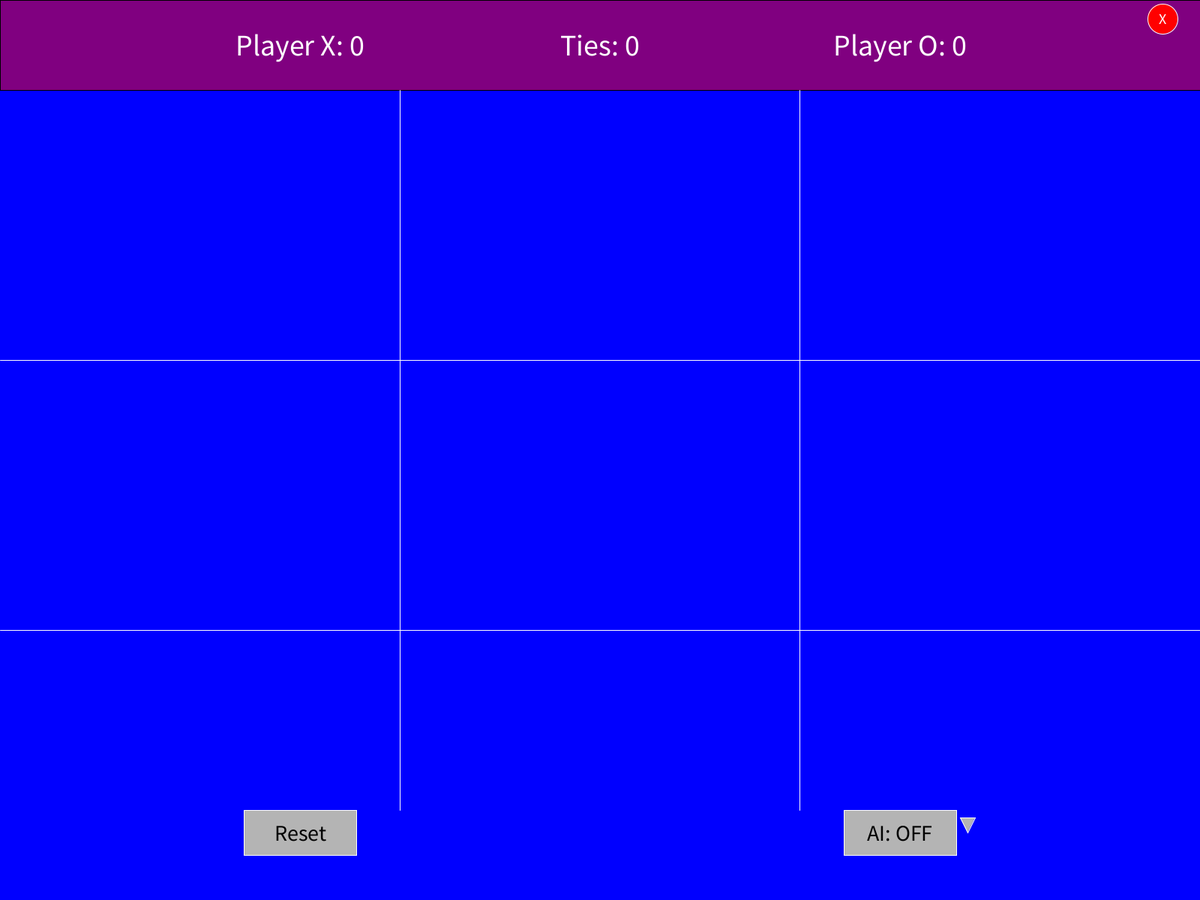
Frame 1 (no input)
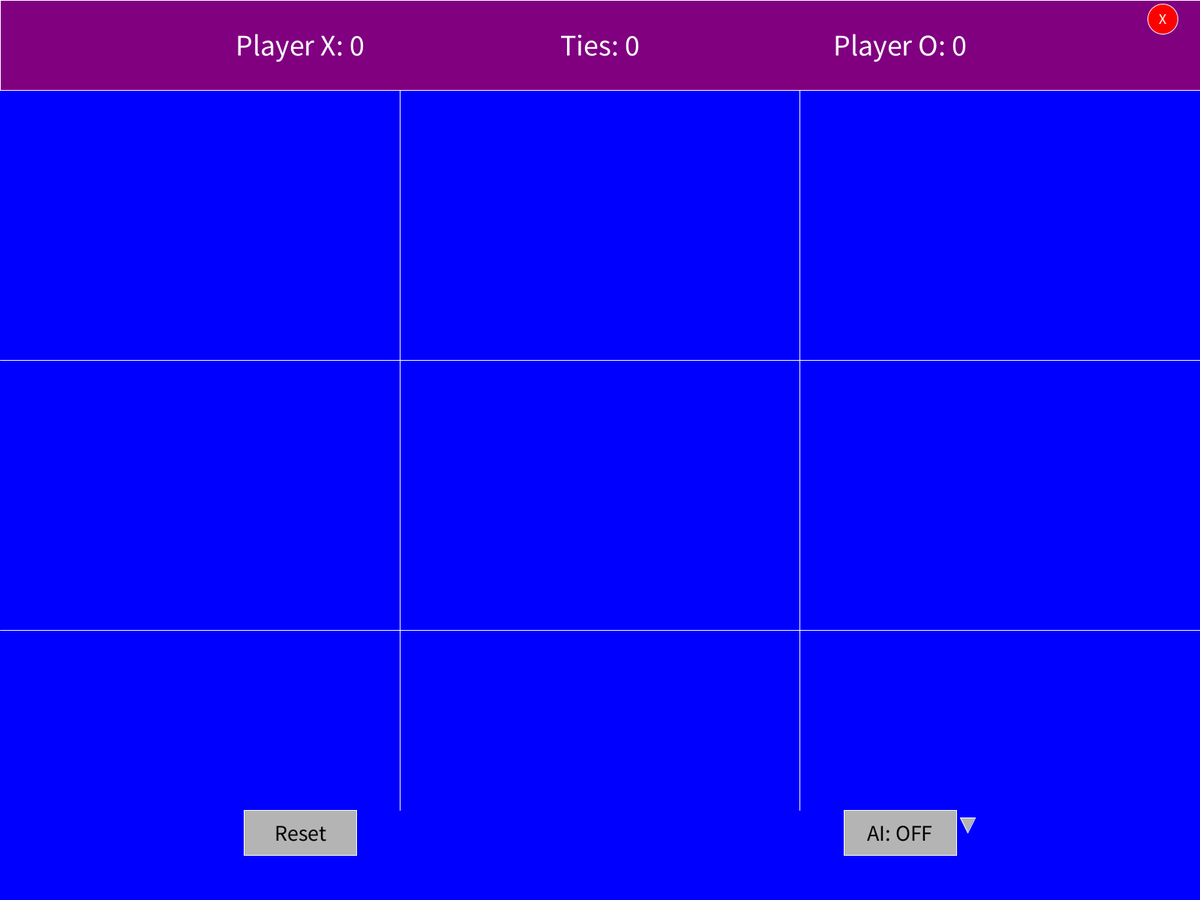
Frame 60 (the mouse pressed at the canvas centre just before this capture)
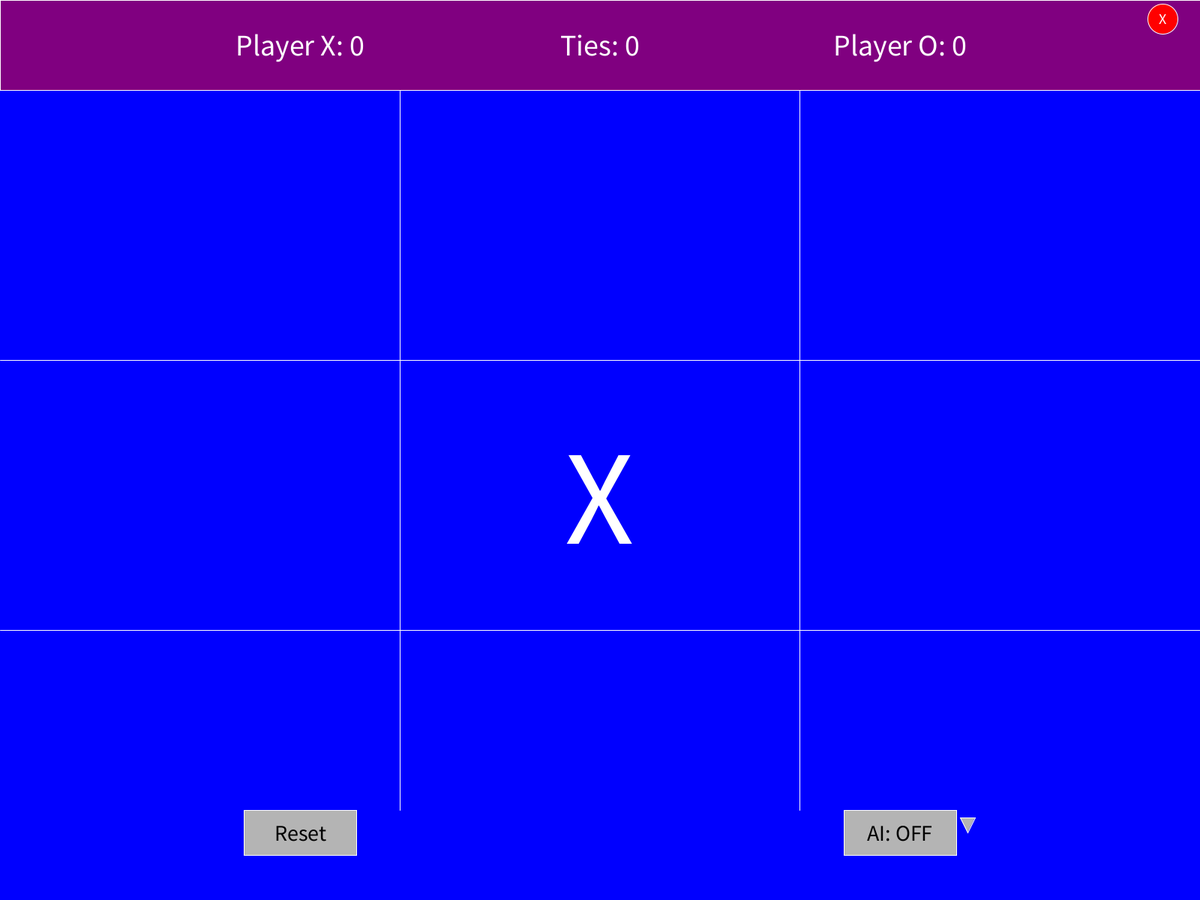
Frame 120 (the mouse held since frame 60 and released just before this capture)

The Processing sketch that drew these frames (run headless with seeded random() and noise(); from frame 60 on, the mouse is pressed at the canvas centre):

// Processing sketch: tic_tac
// ── tic_tac.pde
String[] board = {"", "", "", "", "", "", "", "", ""}; // Empty board
int currentPlayer = 1; // 1 = X, 2 = O
boolean gameOver = false;

// Score variables
int scoreX = 0;
int scoreO = 0;
int tieCount = 0;

// AI mode flag
boolean playAgainstAI = false; // Flag to toggle AI mode
String aiDifficulty = "Normal"; // Default AI difficulty
boolean showDifficultyMenu = false; // Flag to show the difficulty dropdown menu

void setup() {
  fullScreen(); // Opens the sketch in full-screen mode
  textAlign(CENTER, CENTER);
  textSize(32);
}

void draw() {
  background(0, 0, 255); // Blue background for the main game

  // Draw the scoreboard box
  fill(128, 0, 128); // Purple color for the scoreboard
  rect(0, 0, width, displayHeight / 10); // Scoreboard area at the top
  fill(255); // White text color for the scores
  textSize(40); // Larger text size for the scoreboard
  text("Player X: " + scoreX, width / 4, displayHeight / 20);
  text("Ties: " + tieCount, width / 2, displayHeight / 20);
  text("Player O: " + scoreO, 3 * width / 4, displayHeight / 20);

  // Draw the grid
  stroke(255); // White grid lines
  for (int i = 1; i < 3; i++) {
    line(i * width / 3, displayHeight / 10, i * width / 3, height - displayHeight / 10); // Vertical lines
    line(0, i * (height - displayHeight / 10) / 3 + displayHeight / 10, width, i * (height - displayHeight / 10) / 3 + displayHeight / 10); // Horizontal lines
  }

  // Draw the board
  fill(255); // White color for X and O
  textSize((height - displayHeight / 10) / 6); // Increase text size for X and O
  for (int i = 0; i < 9; i++) {
    float x = (i % 3) * width / 3 + width / 6;
    float y = (i / 3) * (height - displayHeight / 10) / 3 + displayHeight / 10 + (height - displayHeight / 10) / 6;
    if (board[i].equals("X")) {
      text("X", x, y);
    } else if (board[i].equals("O")) {
      text("O", x, y);
    }
  }

  // Draw the reset button
  fill(180);
  rect(width / 4 - 75, height - displayHeight / 10, 150, displayHeight / 20); // Button rectangle
  fill(0);
  textSize(30); // Larger text size for button text
  text("Reset", width / 4, height - displayHeight / 10 + displayHeight / 40); // Center text vertically

  // Draw the AI toggle button
  fill(180);
  rect(3 * width / 4 - 75, height - displayHeight / 10, 150, displayHeight / 20); // Button rectangle
  fill(0);
  textSize(30);
  text(playAgainstAI ? "AI: ON" : "AI: OFF", 3 * width / 4, height - displayHeight / 10 + displayHeight / 40); // Toggle AI mode text

  // Draw the dropdown arrow
  fill(180);
  triangle(3 * width / 4 + 80, height - displayHeight / 10 + 10, 3 * width / 4 + 100, height - displayHeight / 10 + 10, 3 * width / 4 + 90, height - displayHeight / 10 + 30); // Arrow shape

  // Draw the dropdown menu if active
  if (showDifficultyMenu) {
    fill(180);
    rect(3 * width / 4 - 75, height - displayHeight / 10 - 60, 150, 60); // Dropdown menu background
    fill(255);
    textSize(20);
    text("Easy", 3 * width / 4, height - displayHeight / 10 - 45);
    text("Normal", 3 * width / 4, height - displayHeight / 10 - 25);
    text("Hard", 3 * width / 4, height - displayHeight / 10 - 5);
  }

  // Draw the exit button
  fill(255, 0, 0); // Red color for the exit button
  ellipse(width - 50, 25, 40, 40); // Circular button
  fill(255); // White text color for "X"
  textSize(20);
  text("X", width - 50, 25);

  // Check for a winner
  String winner = checkWinner();
  if (!winner.equals("")) {
    if (!gameOver) {
      if (winner.equals("X")) {
        scoreX++;
      } else if (winner.equals("O")) {
        scoreO++;
      }
      gameOver = true;
    }
    fill(255);
    textSize(50); // Larger text size for winner announcement
    text("Player " + winner + " Wins!", width / 2, height - displayHeight / 5);
    return;
  } else if (isBoardFull()) {
    if (!gameOver) {
      tieCount++;
      gameOver = true;
    }
    fill(255);
    textSize(50); // Larger text size for tie announcement
    text("It's a Draw!", width / 2, height - displayHeight / 5);
    return;
  }

  // AI move
  if (playAgainstAI && currentPlayer == 2 && !gameOver) {
    makeAIMove();
  }
}

void mousePressed() {
  // Check if the reset button is clicked
  if (mouseX > width / 4 - 75 && mouseX < width / 4 + 75 && mouseY > height - displayHeight / 10 && mouseY < height - displayHeight / 10 + displayHeight / 20) {
    resetGame();
    return;
  }

  // Check if the AI toggle button is clicked
  if (mouseX > 3 * width / 4 - 75 && mouseX < 3 * width / 4 + 75 && mouseY > height - displayHeight / 10 && mouseY < height - displayHeight / 10 + displayHeight / 20) {
    playAgainstAI = !playAgainstAI; // Toggle AI mode
    return;
  }

  // Check if the dropdown arrow is clicked
  if (mouseX > 3 * width / 4 + 80 && mouseX < 3 * width / 4 + 100 && mouseY > height - displayHeight / 10 + 10 && mouseY < height - displayHeight / 10 + 30) {
    showDifficultyMenu = !showDifficultyMenu; // Toggle dropdown menu
    return;
  }

  // Check if a difficulty option is selected
  if (showDifficultyMenu) {
    if (mouseX > 3 * width / 4 - 75 && mouseX < 3 * width / 4 + 75) {
      if (mouseY > height - displayHeight / 10 - 60 && mouseY < height - displayHeight / 10 - 40) {
        aiDifficulty = "Easy";
        showDifficultyMenu = false;
        return;
      } else if (mouseY > height - displayHeight / 10 - 40 && mouseY < height - displayHeight / 10 - 20) {
        aiDifficulty = "Normal";
        showDifficultyMenu = false;
        return;
      } else if (mouseY > height - displayHeight / 10 - 20 && mouseY < height - displayHeight / 10) {
        aiDifficulty = "Hard";
        showDifficultyMenu = false;
        return;
      }
    }
  }

  // Check if the exit button is clicked
  if (dist(mouseX, mouseY, width - 50, 25) < 20) { // Check if mouse is within the circular button
    exit(); // Exit the game
    return;
  }

  if (gameOver || (playAgainstAI && currentPlayer == 2)) return;

  int col = mouseX / (width / 3);
  int row = (mouseY - displayHeight / 10) / ((height - displayHeight / 10) / 3);
  int index = row * 3 + col;

  if (index >= 0 && index < 9 && board[index].equals("")) {
    board[index] = currentPlayer == 1 ? "X" : "O";
    currentPlayer = currentPlayer == 1 ? 2 : 1;
  }
}

void keyPressed() {
  // Check if the "R" key is pressed (case insensitive)
  if (key == 'R' || key == 'r') {
    resetGame(); // Call the resetGame() function
  }
}

void resetGame() {
  for (int i = 0; i < 9; i++) {
    board[i] = ""; // Clear the board
  }
  currentPlayer = 1; // Reset to Player X
  gameOver = false; // Reset game over flag
}

String checkWinner() {
  // Check rows
  for (int i = 0; i < 3; i++) {
    if (!board[i * 3].equals("") && board[i * 3].equals(board[i * 3 + 1]) && board[i * 3 + 1].equals(board[i * 3 + 2])) {
      return board[i * 3];
    }
  }

  // Check columns
  for (int i = 0; i < 3; i++) {
    if (!board[i].equals("") && board[i].equals(board[i + 3]) && board[i + 3].equals(board[i + 6])) {
      return board[i];
    }
  }

  // Check diagonals
  if (!board[0].equals("") && board[0].equals(board[4]) && board[4].equals(board[8])) {
    return board[0];
  }
  if (!board[2].equals("") && board[2].equals(board[4]) && board[4].equals(board[6])) {
    return board[2];
  }

  return ""; // No winner
}

boolean isBoardFull() {
  for (int i = 0; i < 9; i++) {
    if (board[i].equals("")) {
      return false;
    }
  }
  return true;
}

void makeAIMove() {
  int index = -1; // Initialize index to a default value

  if (aiDifficulty.equals("Easy")) {
    do {
      index = int(random(0, 9)); // Randomly select a cell
    } while (!board[index].equals("") && index != -1); // Ensure the cell is empty
  } else if (aiDifficulty.equals("Normal")) {
    index = findBestMoveNormal(); // Implement a basic blocking and winning strategy
  } else if (aiDifficulty.equals("Hard")) {
    index = findBestMoveHard(); // Implement the minimax algorithm for optimal moves
  }

  // Ensure index is valid before making a move
  if (index != -1 && board[index].equals("")) {
    board[index] = "O"; // AI plays as "O"
    currentPlayer = 1; // Switch back to Player X
  }
}

// Normal difficulty: Block opponent's winning moves and prioritize its own winning moves
int findBestMoveNormal() {
  // Check if AI can win
  for (int i = 0; i < 9; i++) {
    if (board[i].equals("")) {
      board[i] = "O"; // Temporarily make the move
      if (!checkWinner().equals("")) {
        board[i] = ""; // Undo the move
        return i; // Return the winning move
      }
      board[i] = ""; // Undo the move
    }
  }

  // Check if AI needs to block opponent's winning move
  for (int i = 0; i < 9; i++) {
    if (board[i].equals("")) {
      board[i] = "X"; // Temporarily make the move for the opponent
      if (!checkWinner().equals("")) {
        board[i] = ""; // Undo the move
        return i; // Return the blocking move
      }
      board[i] = ""; // Undo the move
    }
  }

  // Otherwise, pick the first available cell
  for (int i = 0; i < 9; i++) {
    if (board[i].equals("")) {
      return i;
    }
  }

  return -1; // No valid moves
}

// Hard difficulty: Use minimax algorithm for optimal moves
int findBestMoveHard() {
  int bestScore = Integer.MIN_VALUE;
  int bestMove = -1;

  for (int i = 0; i < 9; i++) {
    if (board[i].equals("")) {
      board[i] = "O"; // AI makes the move
      int score = minimax(false); // Evaluate the move
      board[i] = ""; // Undo the move
      if (score > bestScore) {
        bestScore = score;
        bestMove = i;
      }
    }
  }

  return bestMove;
}

// Minimax algorithm for Hard difficulty
int minimax(boolean isMaximizing) {
  String winner = checkWinner();
  if (winner.equals("O")) return 1; // AI wins
  if (winner.equals("X")) return -1; // Player wins
  if (isBoardFull()) return 0; // Draw

  if (isMaximizing) {
    int bestScore = Integer.MIN_VALUE;
    for (int i = 0; i < 9; i++) {
      if (board[i].equals("")) {
        board[i] = "O"; // AI makes the move
        int score = minimax(false); // Minimize opponent's score
        board[i] = ""; // Undo the move
        bestScore = max(score, bestScore);
      }
    }
    return bestScore;
  } else {
    int bestScore = Integer.MAX_VALUE;
    for (int i = 0; i < 9; i++) {
      if (board[i].equals("")) {
        board[i] = "X"; // Opponent makes the move
        int score = minimax(true); // Maximize AI's score
        board[i] = ""; // Undo the move
        bestScore = min(score, bestScore);
      }
    }
    return bestScore;
  }
}
